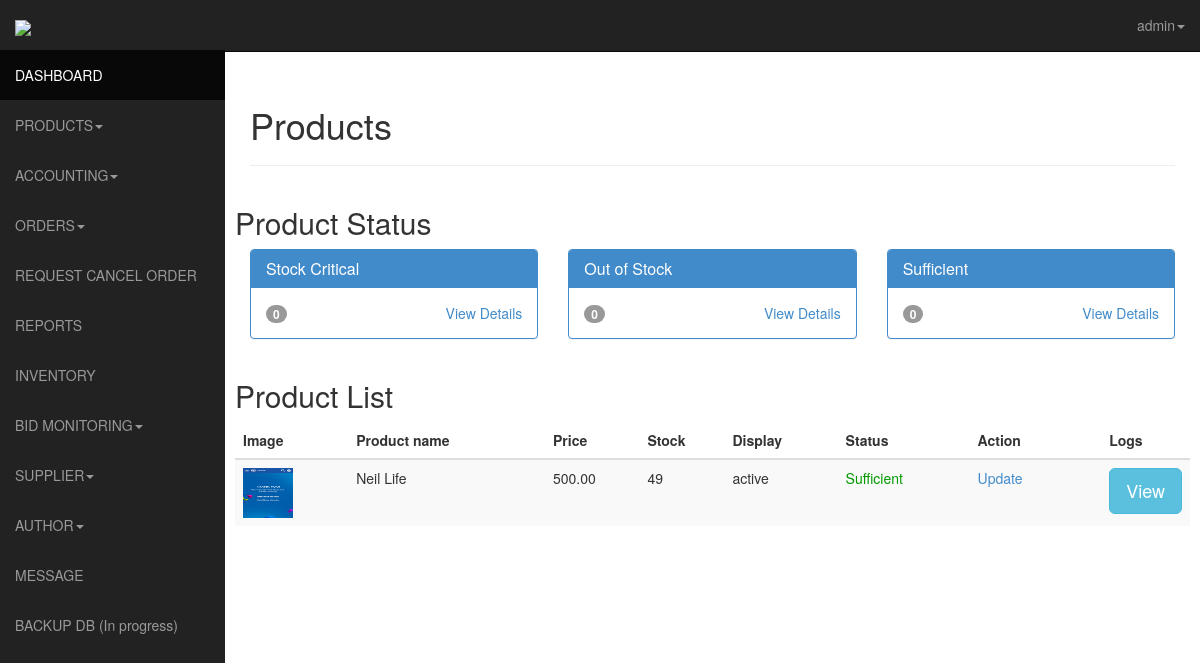
The app's page /admin/list.php (signed in) with its own data.
### tables this page shows
CREATE TABLE IF NOT EXISTS `products` (
  `id` int(11) NOT NULL AUTO_INCREMENT,
  `author_id` int(11) NOT NULL,
  `product_name` varchar(255) NOT NULL,
  `price` varchar(16) NOT NULL,
  `details` text NOT NULL,
  `stock` int(11) NOT NULL,
  `category` varchar(16) NOT NULL,
  `sub_category` varchar(50) NOT NULL,
  `status` varchar(50) NOT NULL,
  `timestamp` varchar(10) NOT NULL,
  `date_added` timestamp NOT NULL DEFAULT CURRENT_TIMESTAMP,
  `ext` varchar(4) NOT NULL,
  PRIMARY KEY (`id`)
);

### admin/list.php (the view, shortened to what this page needs)
<?php
		$username="";
			if (loggedin())
			{
				$query = mysql_query("SELECT * FROM admin WHERE username ='$_SESSION[manager]' ");
					while ($row = mysql_fetch_assoc($query))
					{
						$username = $row ['username'];
					}
				}
			else
			{
				header("Location:login.php");
				exit();
			}
			?>
<?php
	$sql = mysql_query("SELECT * FROM products WHERE stock < 41 AND stock > 0");
	$stockCount = mysql_num_rows($sql);
	$sql = mysql_query("SELECT * FROM products WHERE stock = 0");
	$outofstock = mysql_num_rows($sql);
	?>
<!DOCTYPE html>
<html lang="en">
  <head>
    <link href="css/bootstrap.css" rel="stylesheet">
    <link href="css/sb-admin.css" rel="stylesheet">-->
    <link rel="stylesheet" href="css/morris-0.4.3.min.css">
  </head>
  <body>
    <div id="wrapper">
      <nav class="navbar navbar-inverse  navbar-fixed-top" role="navigation">
      <?php include 'template/sidebar.php'?>
		<?php include 'template/top.php'?>
      </nav>
      <div id="page-wrapper">
        <div class="row">
          <div class="col-lg-12">
            <h1>Products <small></small></h1>
           <hr>
          </div>
        </div>
        <div class="row">
    <h2>Product Status</h2>
          <div class="col-lg-4">
            <div class="panel panel-primary">
              <div class="panel-heading">
                <h3 class="panel-title"><i class="fa fa-long-arrow-right"></i> Stock Critical</h3>
              </div>
              <div class="panel-body">
                <div class="text-right">
                <div class="pull-left"><span class="badge"><?php echo $stockCount ?></span></div>
                  <a href="#">View Details <i class="fa fa-arrow-circle-right"></i></a>
                </div>
              </div>
            </div>
          </div>
          <div class="col-lg-4">
            <div class="panel panel-primary">
              <div class="panel-heading">
                <h3 class="panel-title"><i class="fa fa-long-arrow-right"></i> Out of Stock</h3>
              </div>
              <div class="panel-body">
                <div class="text-right">
                <div class="pull-left"><span class="badge"><?php echo $outofstock?></span></div>
                  <a href="#">View Details <i class="fa fa-arrow-circle-right"></i></a>
                </div>
              </div>
            </div>
          </div>
          <div class="col-lg-4">
            <div class="panel panel-primary">
              <div class="panel-heading">
                <h3 class="panel-title"><i class="fa fa-long-arrow-right"></i> Sufficient</h3>
              </div>
              <div class="panel-body">
                <div class="text-right">
                <div class="pull-left"><span class="badge"><?php echo $stockCount?></span></div>
                  <a href="#">View Details <i class="fa fa-arrow-circle-right"></i></a>
                </div>
              </div>
            </div>
          </div>
        </div>
			   <div class="row">
            <h2>Product List</h2>
            <div class="table-responsive">
              <table class="table table-striped">
<thead>
<tr>
<th width="12%">Image</th>
<th width="21%">Product name</th>
<th width="10%">Price</th>
<th width="9%">Stock</th>
<th width="12%">Display</th>
<th width="14%">Status</th>
<th width="14%">Action</th>
<th width="8%">Logs</th>
</tr>
</thead>
<tbody>
<?php
	if(isset($_get['out_of_stock'])){
		$critical = $_get['out_of_stock'];
		$critical = $_get['critical'];
		$sql = mysql_query("SELECT * FROM products WHERE stock > 40 ORDER BY id DESC");
		$productCount2 = mysql_num_rows($sql);
		if ($productCount2 > 0){
			while($row = mysql_fetch_array($sql)){
            	$id = $row["id"];
		   		$prod_title = $row["product_name"];
			 	$price = $row["price"];
			  	$prod_desc  = $row["details"];
			    $ext  = $row["ext"];
			    $stock=$row['stock'];
			    $category = $row["category"];
				$sub_category = $row["sub_category"];
				$display = $row["status"];
			 	if($stock <=40 && $stock > 0){
					$s_status = '<span style="color: #F00">Critical &nbsp;<a href="list.php?productid='.$id.'" title="Update Stock"><span class="icon-pencil"></a></span>';
				}else if($stock == 40){
					$s_status = '<span style="color: #333">0 Stock &nbsp;<a title="Update Stock" href="list.php?productid='.$id.'"><span class="icon-pencil"></a></span>';
				}else{
					$s_status= '<span style="color: #090">Sufficient</span>';
				}
			 echo'<tr>
				<td><img src="../img/product_image/'.$id.'.'.$ext.'" height="50"  width="50"/></td>
				<td>'.$prod_title.'</td>
				<td>'.number_format($price, 2, '.', ',').'</td>
				<td>'.$stock.'</td>
				<td>'.$display.'</td>
				<td>'.$s_status.' </td>
				<td><a href="edit.php?id='.$id.'">Update</a> </td>
				<td><a href="logs.php?pname='.$prod_title.'&id='.$id.'">View</a>
					<button type="button" class="btn btn-info btn-lg" data-toggle="modal" data-target="#myModal">Open Modal</button>
				</td>
				</tr>';
			}
		}
	}else{
		$sql = mysql_query("SELECT * FROM products ORDER BY id DESC");
		$productCount2 = mysql_num_rows($sql);
		if ($productCount2 > 0) {
			while($row = mysql_fetch_array($sql)){
            	$id = $row["id"];
		   		$prod_title = $row["product_name"];
			 	$price = $row["price"];
			    $ext  = $row["ext"];
			    $stock=$row['stock'];
				$display = $row["status"];
				if($display=='active'){
					$display_title='Do not Display on gallery';
				}else{
					$display_title='Display on Gallery';
				}
				if($stock <=40 && $stock > 0){
				 	$s_status = '<span style="color: #F00">Critical &nbsp;<a href="list.php?productid='.$id.'" title="Update Stock"><span class="icon-pencil"></a></span>';
				}else if($stock == 0){
					$s_status = '<span style="color: #333">0 Stock &nbsp;<a title="Update Stock" href="list.php?productid='.$id.'"><span class="icon-pencil"></a></span>';
				}else{
					$s_status= '<span style="color: #090">Sufficient</span>';
				}
			 echo'<tr>
				<td><img src="../img/product_image/'.$id.'.'.$ext.'" height="50"  width="50"/></td>
				<td>'.$prod_title.'</td>
				<td>'.number_format($price, 2, '.', ',').'</td>
				<td>'.$stock.'</td>
				<td>'.$display.' <a title="'.$display_title.'" href="list.php?activate='.$id.'" alt="Display on gallery"><span class="icon-pencil"></a></				td>
				<td>'.$s_status.' </td>
				<td><a href="edit.php?id='.$id.'">Update</a> </td>
				<td>
					<button type="button" class="btn btn-info btn-lg" data-toggle="modal" data-target="#myModal'.$id.'">View</button>
				</td>
				</tr>';
				?>
				<?php
	}
}
			}
?>
</tbody>
</table>
    			</div>
        </div>
      </div>
    </div>
  </body>
</html>

### admin/template/top.php (shortened to what this page needs)
<ul class="nav navbar-nav navbar-right navbar-user">
           <li class="dropdown user-dropdown">
             <a href="#" class="dropdown-toggle" data-toggle="dropdown"><i class="fa fa-user"></i><?php echo $username?><b class="caret"></b></a>
           </li>
         </ul>
       </div>

### admin/css/sb-admin.css (style rules this page uses)
body { margin-top: 50px; }
#wrapper { padding-left: 0; }
#page-wrapper { width: 100%; padding: 5px 15px; }
@media (min-width:768px) { #wrapper { padding-left: 225px; } }
@media (min-width:768px) { #page-wrapper { padding: 15px 25px; } }

### records on screen
products: product_name "Neil Life", price "500.00", stock "49", status "active", shows "Sufficient"

### other values on screen
$username "admin"
$stockCount "0"
$outofstock "0"
